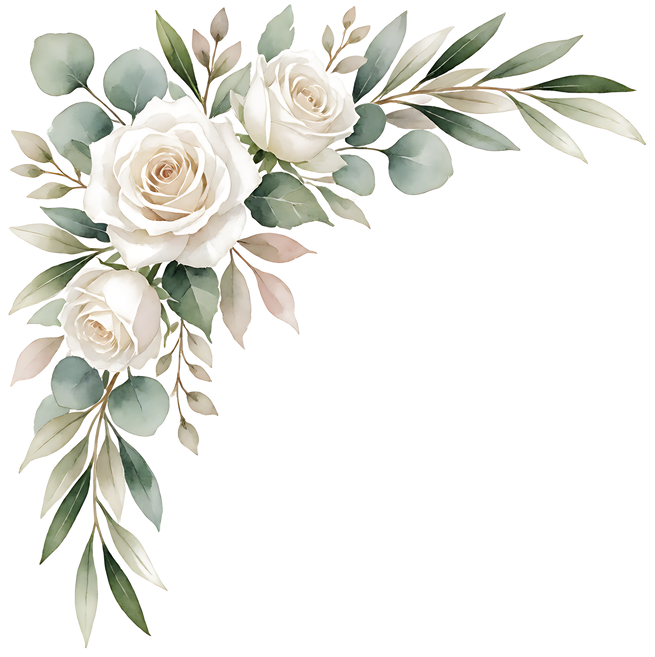
#> input picture wedding/art/png/w01_corner_florals.png, 655 x 657 px, shrunk from 1741 x 1746 before the run
$ python -i pages.py   (imports and definitions only)
#> lines starting #> are read from the running program, lines starting #| are printed output that depends on the picture; after the words box and inside, x2 and y2 are one past the last pixel; in counts of white or black regions, pixels touching at a corner belong together
# Ember & Oak : description de toutes les pages des 4 produits (un seul modèle, deux formats de papier).
# Les pages sont en HTML/CSS en millimètres, rendues à 240 dpi par Chromium (build.py).
import os, random
H = os.path.dirname(os.path.abspath(__file__))
ART = os.path.join(H, "art")
FONTS = os.path.join(H, "fonts")
SIZES = {"letter": (215.9, 279.4), "a4": (210.0, 297.0)}
BRAND = "Ember &amp; Oak &#183; Oakfold"
INK = "#3B2A1E"; RUST = "#9A4A24"; CREAM = "#F2E6CF"

MISSING = set()
# [9 lines left out: function art, not called in this run]

def _trim(src, dst):
#> called with dst = 'out.png'
    from PIL import Image, ImageChops, ImageFilter
    im = Image.open(src).convert("RGB"); w, h = im.size
#> after `im = Image.open(src).convert('RGB')`:
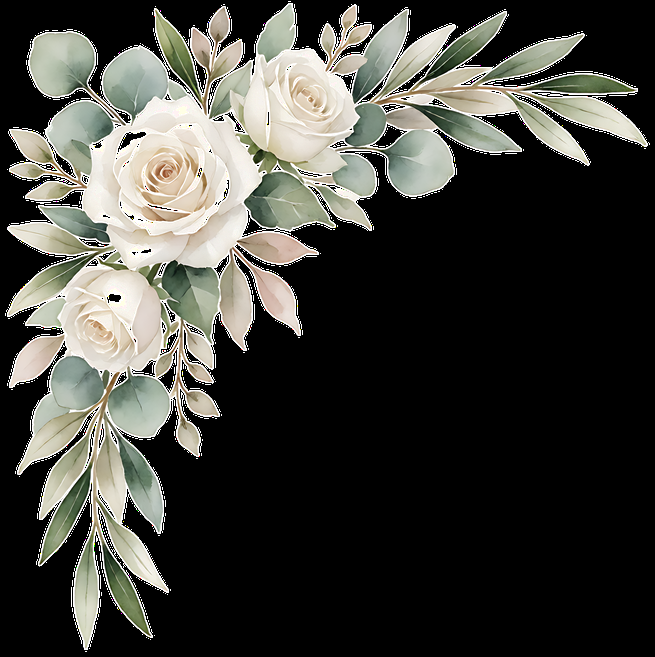
#> im: PIL image 655x657 RGB; mean R, G, B 65.7, 65.7, 60.1
#> after `w, h = im.size`: w = 655; h = 657
    bg = Image.new("RGB", im.size, im.getpixel((8, 8)))
#> bg: PIL image 655x657 RGB; every value is 0
    diff = ImageChops.difference(im, bg).convert("L").filter(ImageFilter.GaussianBlur(4)).point(lambda v: 255 if v > 28 else 0)
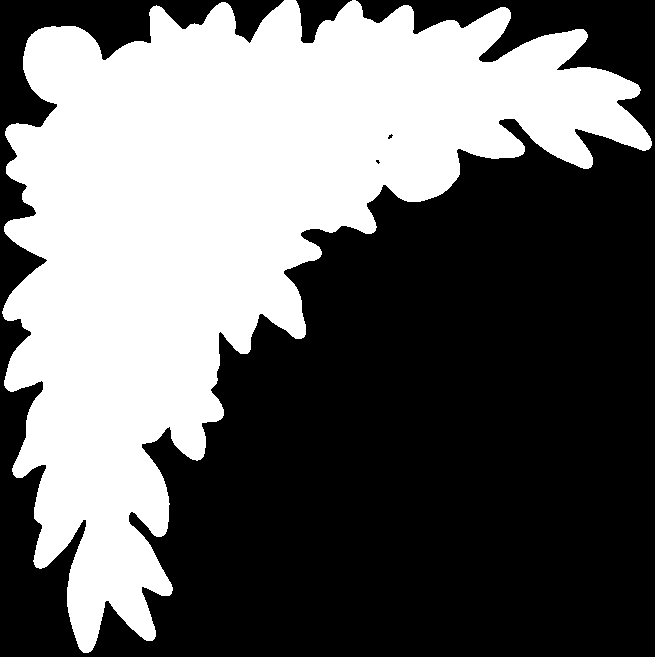
#> diff: PIL image 655x657 L; 41.1% white; 1 white region, box (x1, y1, x2, y2) and area: (2, 0, 652, 653) 176947
    x0, y0, x1, y1 = diff.getbbox() or (0, 0, w, h); m = int(0.06 * max(x1 - x0, y1 - y0))
#> after `x0, y0, x1, y1 = diff.getbbox() or (0, 0, w, h)`: x0 = 2; y0 = 0; x1 = 652; y1 = 653
#> after `m = int(0.06 * max(x1 - x0, y1 - y0))`: m = 39
    os.makedirs(os.path.dirname(dst), exist_ok=True)
    box = (max(0, x0 - m), max(0, y0 - m), min(w, x1 + m), min(h, y1 + m))
#> box = (0, 0, 655, 657)
    # fond crème -> transparent, bord adouci (le dessin se pose sur n'importe quel papier)
    d = ImageChops.difference(im, bg).convert("L").point(lambda v: max(0, min(255, (v - 10) * 9)))
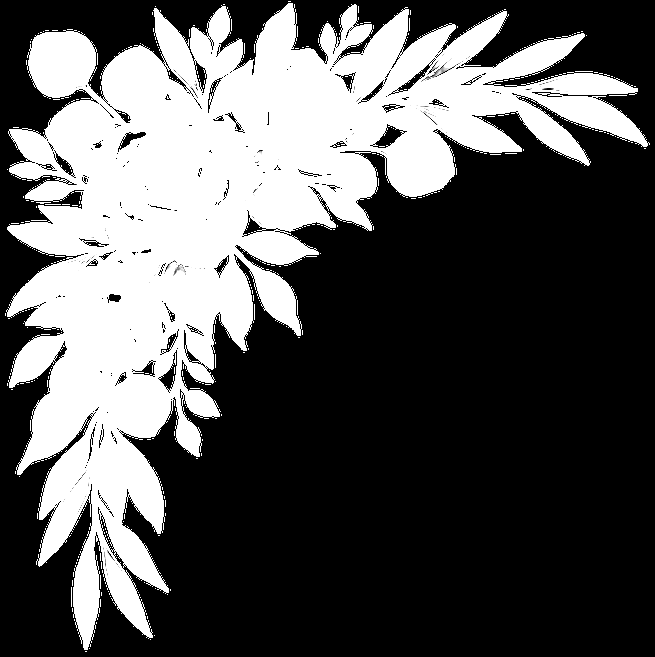
#> d: PIL image 655x657 L; min 0, max 255, mean 87
    a = d.filter(ImageFilter.MaxFilter(5)).filter(ImageFilter.GaussianBlur(2.5))
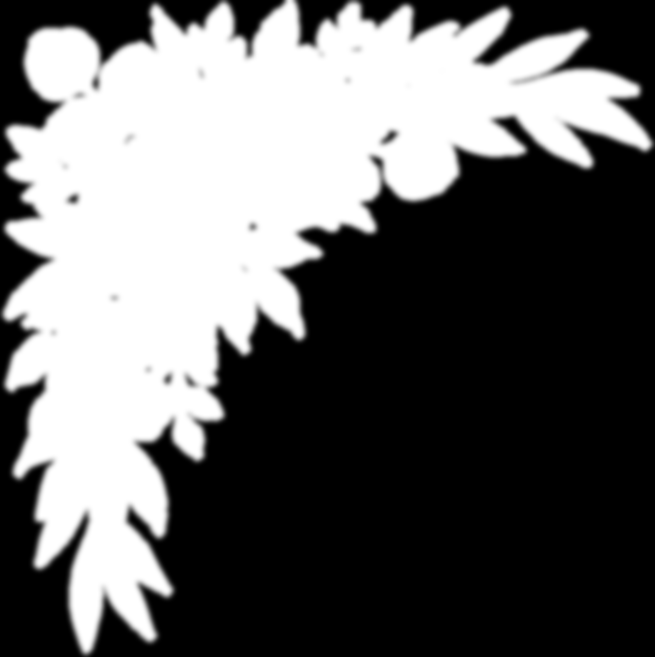
#> a: PIL image 655x657 L; min 0, max 255, mean 101.2
    out = im.convert("RGBA"); out.putalpha(a); out.crop(box).save(dst)
#> after `out.putalpha(a)`:
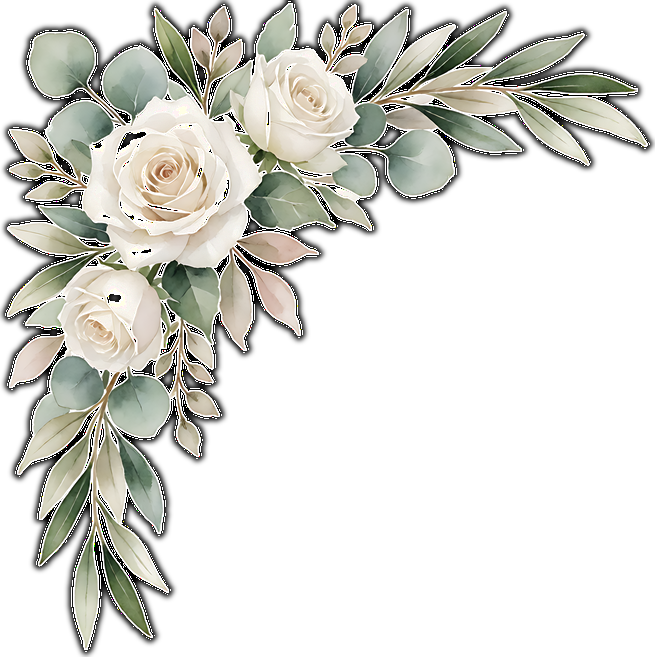
#> out: PIL image 655x657 RGBA; mean R, G, B, A 65.7, 65.7, 60.1, 101.2; transparent parts drawn white

# [6 lines that did not run here, left out]

# [8 lines left out: function doc, not called in this run]

# ---------- papiers pleine page ----------
PAPERS = [f"p{i:02d}" for i in range(1, 21)]
PAPER_KEYS = {
 "p01": "p01_maple_parchment", "p02": "p02_ledger_leaves", "p03": "p03_fern_forest_dark", "p04": "p04_owl_moon",
 "p05": "p05_mushroom_plate", "p06": "p06_moth_specimens", "p07": "p07_letters_postmarks", "p08": "p08_crow_branches",
 "p09": "p09_pumpkin_harvest", "p10": "p10_damask_rust", "p11": "p11_botanical_pattern_sage", "p12": "p12_plaid_autumn",
 "p13": "p13_library_books", "p14": "p14_sheet_music_leaves", "p15": "p15_map_autumn", "p16": "p16_apothecary",
 "p17": "p17_pinecone_berries", "p18": "p18_dark_leaves_scatter", "p19": "p19_tea_stained_plain", "p20": "p20_dark_plain"}

def paper_page(k, size):
    return doc(f'<div style="position:absolute;inset:0;background:url({art(PAPER_KEYS[k])}) center/cover no-repeat"></div>', size)

# ---------- enveloppes et pochettes ----------
CUTOUT = False   # True : rendu des seules pièces, fond transparent (photos de la fiche)
# [10 lines left out: function _sheet, not called in this run]

CUT = 'fill="none" stroke="#5a4636" stroke-width="0.25"'
FOLD = 'fill="none" stroke="#5a4636" stroke-width="0.25" stroke-dasharray="1.6 1.2"'

def _fill(pid, key, x, y, w, h):
    return (f'<pattern id="{pid}" patternUnits="userSpaceOnUse" x="{x}" y="{y}" width="{w}" height="{h}">'
            f'<image href="{art(key)}" x="0" y="0" width="{w}" height="{h}" preserveAspectRatio="xMidYMid slice"/></pattern>')

# [73 lines left out: functions envelope_pointed, envelope_square, envelope_wallet, library_pockets, tuck_pocket, tags_sheet and 1 more, not called in this run]

ENVELOPES = [
 ("env01", envelope_pointed, "p02_ledger_leaves", "Ledger Leaves"),
 ("env02", envelope_pointed, "p04_owl_moon", "Owl Moon"),
 ("env03", envelope_square, "p10_damask_rust", "Rust Damask"),
 ("env04", envelope_square, "p11_botanical_pattern_sage", "Sage Botanical"),
 ("env05", envelope_wallet, "p14_sheet_music_leaves", "Sheet Music"),
 ("env06", envelope_wallet, "p03_fern_forest_dark", "Fern Hollow"),
 ("poc07", library_pockets, "p12_plaid_autumn", "Harvest Plaid"),
 ("poc08", library_pockets, "p07_letters_postmarks", "Old Letters"),
 ("poc09", tuck_pocket, "p01_maple_parchment", "Maple Parchment"),
 ("poc10", tuck_pocket, "p18_dark_leaves_scatter", "Dark Leaves"),
 ("poc11", tags_sheet, "p05_mushroom_plate", "Mushroom Plate"),
 ("poc12", belly_bands, "p15_map_autumn", "Old Map"),
]

def env_page(k, size):
    for kk, fn, key, note in ENVELOPES:
        if kk == k: return fn(size, key, note)

# ---------- cartes de journaling ----------
WORDS = ["Autumn Notes", "Gathered", "Remember", "Harvest Moon", "Dear Diary", "Little Things", "Wander", "Field Notes",
         "Ember &amp; Oak", "Slow Days", "Hello Autumn", "Keepsake", "Moonlit", "Forest Walk", "Notes to Self", "Cozy Season",
         "Collected", "Fallen Leaves", "Golden Hour", "Once Upon", "Stories", "Hearth", "Wild Things", "Thankful"]
ELEMS = ["e01_oak_acorns", "e02_maple", "e03_fern", "e04_mushrooms", "e05_moth", "e06_owl", "e07_key_watch", "e08_crow",
         "e09_pumpkin", "e10_bottle", "e11_feather", "e12_wreath", "e13_books", "e14_pressed_flowers"]
BG = ["p01_maple_parchment", "p02_ledger_leaves", "p05_mushroom_plate", "p07_letters_postmarks", "p10_damask_rust",
      "p11_botanical_pattern_sage", "p12_plaid_autumn", "p14_sheet_music_leaves", "p15_map_autumn", "p19_tea_stained_plain"]

# [92 lines left out: functions _card, cards_page, lined_page, ephemera_page, start_page, card_cutout, not called in this run]

>>> result = _trim('../wedding/art/png/w01_corner_florals.png', 'out.png')
